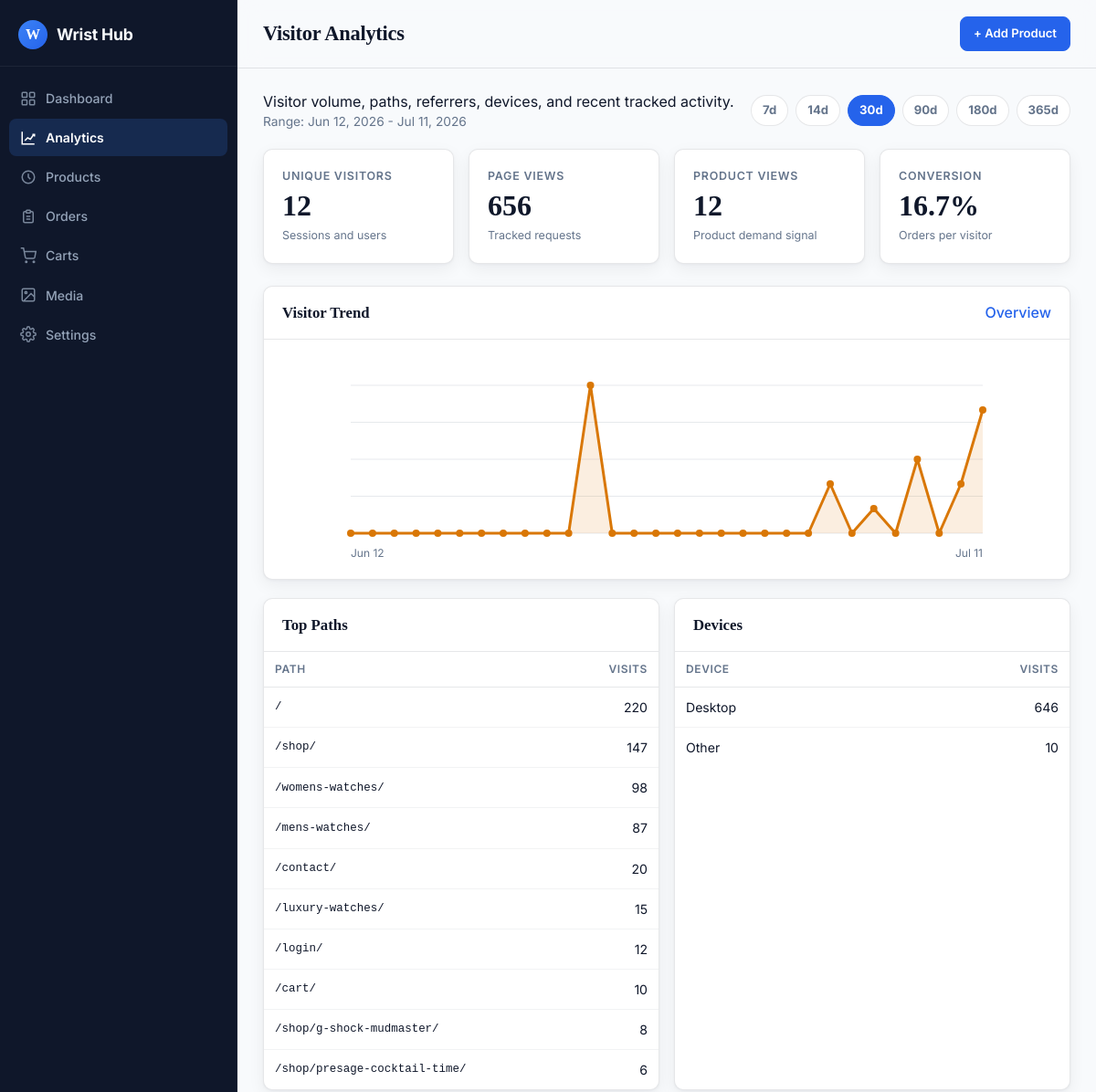
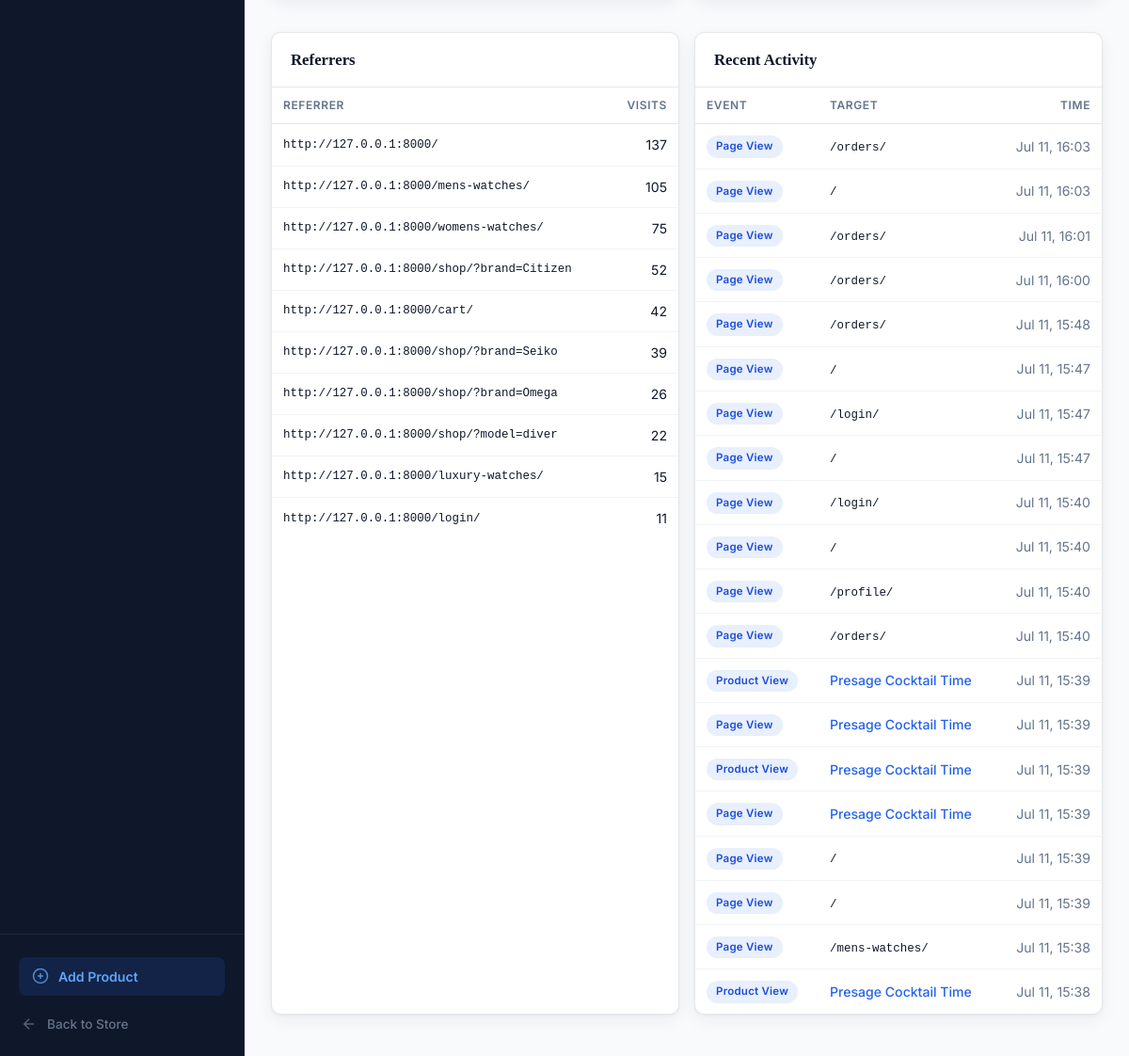
Screenshot of /panel/analytics/visitors/ with the database file from the repository (2 pictures, top to bottom).
### wshop/models.py (models this page shows, shortened)
class Watch(models.Model):
    MODEL_CHOICES = [
        ("classic", "Classic"),
        ("sport", "Sport"),
        ("luxury", "Luxury"),
        ("dress", "Dress"),
        ("diver", "Diver"),
        ("chronograph", "Chronograph"),
        ("vandross", "Vandross"),
    ]
    GENDER_CHOICES = [
        ("men", "Men"),
        ("women", "Women"),
        ("unisex", "Unisex"),
    ]
    MOVEMENT_CHOICES = [
        ("automatic", "Automatic"),
        ("quartz", "Quartz"),
        ("mechanical", "Mechanical"),
        ("solar", "Solar"),
        ("smart", "Smart"),
    ]
    STRAP_CHOICES = [
        ("leather", "Leather"),
        ("metal", "Metal"),
        ("rubber", "Rubber"),
        ("fabric", "Fabric"),
        ("ceramic", "Ceramic"),
    ]
    STRAP_COLOR_CHOICES = [
        ("silver", "Silver"),
        ("gold", "Gold"),
        ("rose_gold", "Rose Gold"),
        ("black", "Black"),
        ("brown", "Brown"),
        ("blue", "Blue"),
        ("white", "White"),
    ]
    name = models.CharField(max_length=160)
    slug = models.SlugField(max_length=180, unique=True)
    brand = models.ForeignKey(Brand, on_delete=models.PROTECT, related_name="watches")
    category = models.ForeignKey(
        Category,
        on_delete=models.PROTECT,
        related_name="watches",
    )
    model = models.CharField(max_length=30, choices=MODEL_CHOICES, default="classic")
    gender = models.CharField(max_length=10, choices=GENDER_CHOICES, default="unisex")
    movement = models.CharField(max_length=20, choices=MOVEMENT_CHOICES)
    strap_material = models.CharField(max_length=20, choices=STRAP_CHOICES)
    strap_color = models.CharField(
        max_length=20,
        choices=STRAP_COLOR_CHOICES,
        default="silver",
    )
    case_size_mm = models.PositiveSmallIntegerField()
    water_resistance_m = models.PositiveSmallIntegerField(default=0)
    price = models.DecimalField(
        max_digits=10,
        decimal_places=2,
        validators=[MinValueValidator(0)],
    )
    discount_price = models.DecimalField(
        max_digits=10,
        decimal_places=2,
        validators=[MinValueValidator(0)],
        blank=True,
        null=True,
    )
    sku = models.CharField(max_length=60, unique=True)
    featured = models.BooleanField(default=False)
    is_active = models.BooleanField(default=True)
    created_at = models.DateTimeField(auto_now_add=True)
    updated_at = models.DateTimeField(auto_now=True)
    class Meta:
        ordering = ["-created_at"]

class AnalyticsEvent(models.Model):
    EVENT_CHOICES = [
        ("page_view", "Page View"),
        ("product_view", "Product View"),
        ("cart_add", "Cart Add"),
        ("checkout_start", "Checkout Start"),
        ("order_placed", "Order Placed"),
    ]
    event_type = models.CharField(max_length=30, choices=EVENT_CHOICES, db_index=True)
    session_key = models.CharField(max_length=64, blank=True, db_index=True)
    user = models.ForeignKey(
        settings.AUTH_USER_MODEL,
        on_delete=models.SET_NULL,
        related_name="analytics_events",
        blank=True,
        null=True,
    )
    watch = models.ForeignKey(
        Watch,
        on_delete=models.SET_NULL,
        related_name="analytics_events",
        blank=True,
        null=True,
    )
    path = models.CharField(max_length=255, blank=True)
    referrer = models.CharField(max_length=512, blank=True)
    user_agent = models.CharField(max_length=255, blank=True)
    ip_address = models.GenericIPAddressField(blank=True, null=True)
    created_at = models.DateTimeField(auto_now_add=True, db_index=True)
    class Meta:
        ordering = ["-created_at"]
        indexes = [
            models.Index(fields=["event_type", "-created_at"]),
            models.Index(fields=["watch", "-created_at"]),
            models.Index(fields=["session_key", "-created_at"]),
        ]

### wshop/views_admin.py (the view)
# urls.py: path("panel/analytics/visitors/", views_admin.admin_analytics_visitors, name="panel-analytics-visitors"),
def admin_analytics_visitors(request):
    base = get_analytics_base_context(request)
    events = base["events"]
    visitor_series = []
    visitors_by_day = defaultdict(set)
    for event in events:
        visitors_by_day[event.created_at.date()].add(visitor_key(event))
    for day in daterange(base["start"], base["end"]):
        visitor_series.append({"label": day.strftime("%b %d"), "value": len(visitors_by_day.get(day, set()))})
    top_paths = (
        events.exclude(path="")
        .values("path")
        .annotate(visits=Count("id"))
        .order_by("-visits")[:10]
    )
    referrers = (
        events.exclude(referrer="")
        .values("referrer")
        .annotate(visits=Count("id"))
        .order_by("-visits")[:10]
    )
    device_counts = defaultdict(int)
    for event in events:
        device_counts[device_from_user_agent(event.user_agent)] += 1
    device_rows = sorted(
        [{"device": device, "visits": visits} for device, visits in device_counts.items()],
        key=lambda row: row["visits"],
        reverse=True,
    )
    recent_events = events.select_related("watch", "user").order_by("-created_at")[:20]
    context = {
        **base,
        "dashboard_title": "Visitor Analytics",
        "analytics_active": True,
        "visitor_chart": build_line_chart(visitor_series, "#d97706"),
        "top_paths": top_paths,
        "referrers": referrers,
        "device_rows": device_rows,
        "recent_events": recent_events,
    }
    return render(request, "panel/analytics_visitors.html", context)

### wshop/templates/panel/analytics_visitors.html (shortened to what this page needs)
{% extends "panel/base.html" %}
{% load admin_extras %}
{% block content %}
<div class="analytics-toolbar">
    <div>
        <p class="page-subtitle">Visitor volume, paths, referrers, devices, and recent tracked activity.</p>
        <p class="text-muted" style="font-size:0.86rem;">Range: {{ start|date:"M d, Y" }} - {{ end|date:"M d, Y" }}</p>
    </div>
    <form class="range-form">
        {% for option in range_options %}
            <a class="range-button{% if days == option %} is-active{% endif %}" href="?days={{ option }}">{{ option }}d</a>
        {% endfor %}
    </form>
</div>
<div class="stats-grid">
    <div class="stat-card">
        <span class="stat-label">Unique Visitors</span>
        <span class="stat-value">{{ visitors|intcomma }}</span>
        <span class="stat-change">Sessions and users</span>
    </div>
    <div class="stat-card">
        <span class="stat-label">Page Views</span>
        <span class="stat-value">{{ events.count|intcomma }}</span>
        <span class="stat-change">Tracked requests</span>
    </div>
    <div class="stat-card">
        <span class="stat-label">Product Views</span>
        <span class="stat-value">{{ product_events.count|intcomma }}</span>
        <span class="stat-change">Product demand signal</span>
    </div>
    <div class="stat-card">
        <span class="stat-label">Conversion</span>
        <span class="stat-value">{{ conversion_rate|floatformat:1 }}%</span>
        <span class="stat-change">Orders per visitor</span>
    </div>
</div>
<div class="card" style="margin-top:16px;">
    <div class="card-header">
        <span class="card-title">Visitor Trend</span>
        <a href="{% url 'panel-analytics' %}?days={{ days }}" class="link">Overview</a>
    </div>
    <div class="card-body">{{ visitor_chart|safe }}</div>
</div>
<div class="chart-grid">
    <div class="card">
        <div class="card-header">
            <span class="card-title">Top Paths</span>
        </div>
        <div class="table-wrap">
            <table>
                <thead>
                    <tr><th>Path</th><th class="text-right">Visits</th></tr>
                </thead>
                <tbody>
                    {% for row in top_paths %}
                        <tr>
                            <td class="font-mono">{{ row.path }}</td>
                            <td class="text-right">{{ row.visits|intcomma }}</td>
                        </tr>
                    {% empty %}
                        <tr><td colspan="2"><div class="empty-state">No path data yet.</div></td></tr>
                    {% endfor %}
                </tbody>
            </table>
        </div>
    </div>
    <div class="card">
        <div class="card-header">
            <span class="card-title">Devices</span>
        </div>
        <div class="table-wrap">
            <table>
                <thead>
                    <tr><th>Device</th><th class="text-right">Visits</th></tr>
                </thead>
                <tbody>
                    {% for row in device_rows %}
                        <tr>
                            <td>{{ row.device }}</td>
                            <td class="text-right">{{ row.visits|intcomma }}</td>
                        </tr>
                    {% empty %}
                        <tr><td colspan="2"><div class="empty-state">No device data yet.</div></td></tr>
                    {% endfor %}
                </tbody>
            </table>
        </div>
    </div>
</div>
<div class="split-grid">
    <div class="card">
        <div class="card-header">
            <span class="card-title">Referrers</span>
        </div>
        <div class="table-wrap">
            <table>
                <thead>
                    <tr><th>Referrer</th><th class="text-right">Visits</th></tr>
                </thead>
                <tbody>
                    {% for row in referrers %}
                        <tr>
                            <td class="font-mono">{{ row.referrer }}</td>
                            <td class="text-right">{{ row.visits|intcomma }}</td>
                        </tr>
                    {% empty %}
                        <tr><td colspan="2"><div class="empty-state">No referrer data yet.</div></td></tr>
                    {% endfor %}
                </tbody>
            </table>
        </div>
    </div>
    <div class="card">
        <div class="card-header">
            <span class="card-title">Recent Activity</span>
        </div>
        <div class="table-wrap">
            <table>
                <thead>
                    <tr><th>Event</th><th>Target</th><th class="text-right">Time</th></tr>
                </thead>
                <tbody>
                    {% for event in recent_events %}
                        <tr>
                            <td>
                                <span class="badge badge-info">{{ event.get_event_type_display }}</span>
                            </td>
                            <td>
                                {% if event.watch %}
                                    <a href="{% url 'panel-product-detail' slug=event.watch.slug %}" class="link">{{ event.watch.name }}</a>
                                {% elif event.path %}
                                    <span class="font-mono">{{ event.path }}</span>
                                {% else %}
                                    <span class="text-muted">Unknown</span>
                                {% endif %}
                            </td>
                            <td class="text-right text-muted">{{ event.created_at|date:"M d, H:i" }}</td>
                        </tr>
                    {% empty %}
                        <tr><td colspan="3"><div class="empty-state">No activity yet.</div></td></tr>
                    {% endfor %}
                </tbody>
            </table>
        </div>
    </div>
</div>
{% endblock %}

### rows the page displays
Watch: created_at "Jun 12, 2026"
AnalyticsEvent: path "/womens-watches/", visits "98"
AnalyticsEvent: path "/login/", visits "12"
AnalyticsEvent: event_type "Page View", path "/orders/", created_at "Jul 11, 16:03"
AnalyticsEvent: event_type "Page View", path "/", created_at "Jul 11, 16:03"
AnalyticsEvent: event_type "Page View", path "/orders/", created_at "Jul 11, 16:01"
AnalyticsEvent: event_type "Page View", path "/orders/", created_at "Jul 11, 16:00"
AnalyticsEvent: event_type "Page View", path "/orders/", created_at "Jul 11, 15:48"
AnalyticsEvent: event_type "Page View", path "/", created_at "Jul 11, 15:47"
AnalyticsEvent: event_type "Page View", path "/login/", created_at "Jul 11, 15:47"
AnalyticsEvent: event_type "Page View", path "/", created_at "Jul 11, 15:47"
AnalyticsEvent: event_type "Page View", path "/login/", created_at "Jul 11, 15:40"
AnalyticsEvent: event_type "Page View", path "/", created_at "Jul 11, 15:40"
AnalyticsEvent: event_type "Page View", path "/profile/", created_at "Jul 11, 15:40"
AnalyticsEvent: event_type "Page View", path "/orders/", created_at "Jul 11, 15:40"
AnalyticsEvent: event_type "Product View", watch.name "Presage Cocktail Time", created_at "Jul 11, 15:39"
AnalyticsEvent: event_type "Page View", watch.name "Presage Cocktail Time", created_at "Jul 11, 15:39"
AnalyticsEvent: event_type "Product View", watch.name "Presage Cocktail Time", created_at "Jul 11, 15:39"
AnalyticsEvent: event_type "Page View", watch.name "Presage Cocktail Time", created_at "Jul 11, 15:39"
AnalyticsEvent: event_type "Page View", path "/", created_at "Jul 11, 15:39"
AnalyticsEvent: event_type "Page View", path "/", created_at "Jul 11, 15:39"
AnalyticsEvent: event_type "Page View", path "/mens-watches/", created_at "Jul 11, 15:38"
AnalyticsEvent: event_type "Product View", watch.name "Presage Cocktail Time", created_at "Jul 11, 15:38"

### other values shown
{{ dashboard_title }} "Visitor Analytics"
{{ end|date:"M d, Y" }} "Jul 11, 2026"
{{ option }} "7" "14" "30" "90" "180" "365"
{{ visitors|intcomma }} "12"
{{ events.count|intcomma }} "656"
{{ product_events.count|intcomma }} "12"
{{ conversion_rate|floatformat:1 }} "16.7"
{{ visitor_chart|safe }} "Jun 12 Jul 11"
{{ row.path }} "/" "/shop/" "/mens-watches/" "/contact/" "/luxury-watches/" "/cart/" "/shop/g-shock-mudmaster/" "/shop/presage-cocktail-time/"
{{ row.visits|intcomma }} "220" "147" "87" "20" "15" "10" "8" "6"
{{ row.device }} "Desktop" "Other"
{{ row.visits|intcomma }} "646" "10"
{{ row.referrer }} "http://127.0.0.1:8000/" "http://127.0.0.1:8000/mens-watches/" "http://127.0.0.1:8000/womens-watches/" "http://127.0.0.1:8000/shop/?brand=Citizen" "http://127.0.0.1:8000/cart/" "http://127.0.0.1:8000/shop/?brand=Seiko" "http://127.0.0.1:8000/shop/?brand=Omega" "http://127.0.0.1:8000/shop/?model=diver" "http://127.0.0.1:8000/luxury-watches/" "http://127.0.0.1:8000/login/"
{{ row.visits|intcomma }} "137" "105" "75" "52" "42" "39" "26" "22" "15" "11"
